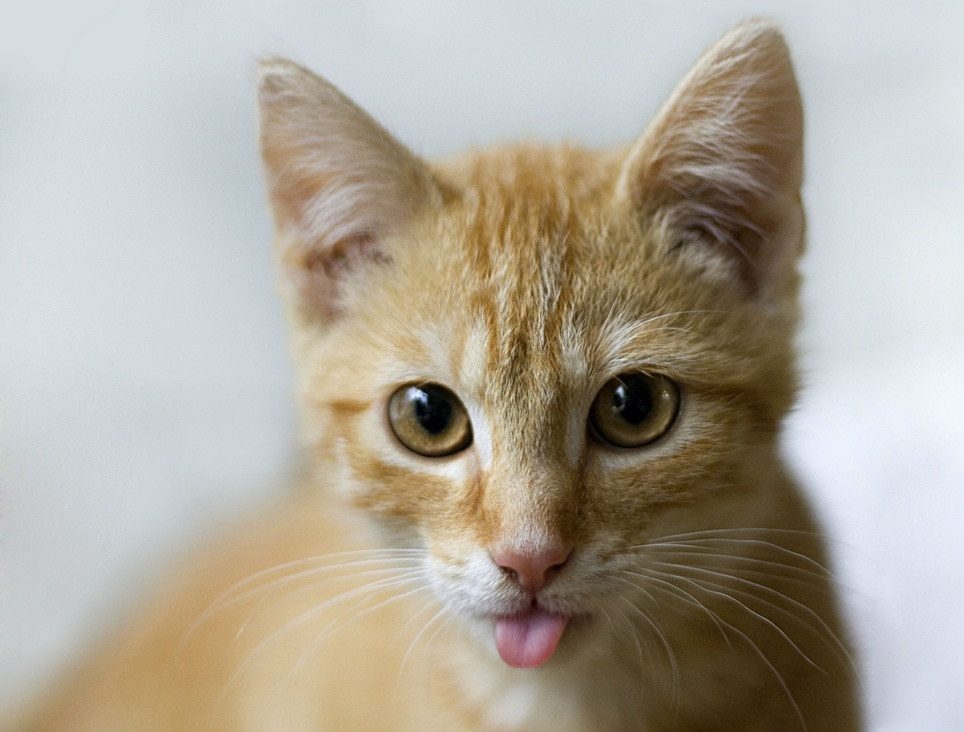
#> input picture tests/images/cat.jpg, 964 x 732 px, shrunk from 2891 x 2196 before the run
$ python 3b_palette.py
#> lines starting #> are read from the running program, lines starting #| are printed output that depends on the picture
""" Quick test to see what using a 3-bit colour palette looks like.

"""

from PIL import Image

palette = (
    (0,     0,      0),
    (0,     0,      255),
    (0,     255,    0),
    (0,     255,    255),
    (255,   0,      0),
    (255,   0,      255),
    (255,   255,    0),
    (255,   255,    255)
)

if __name__ == '__main__':

    img1 = Image.open('images/cat.jpg').convert('LA')
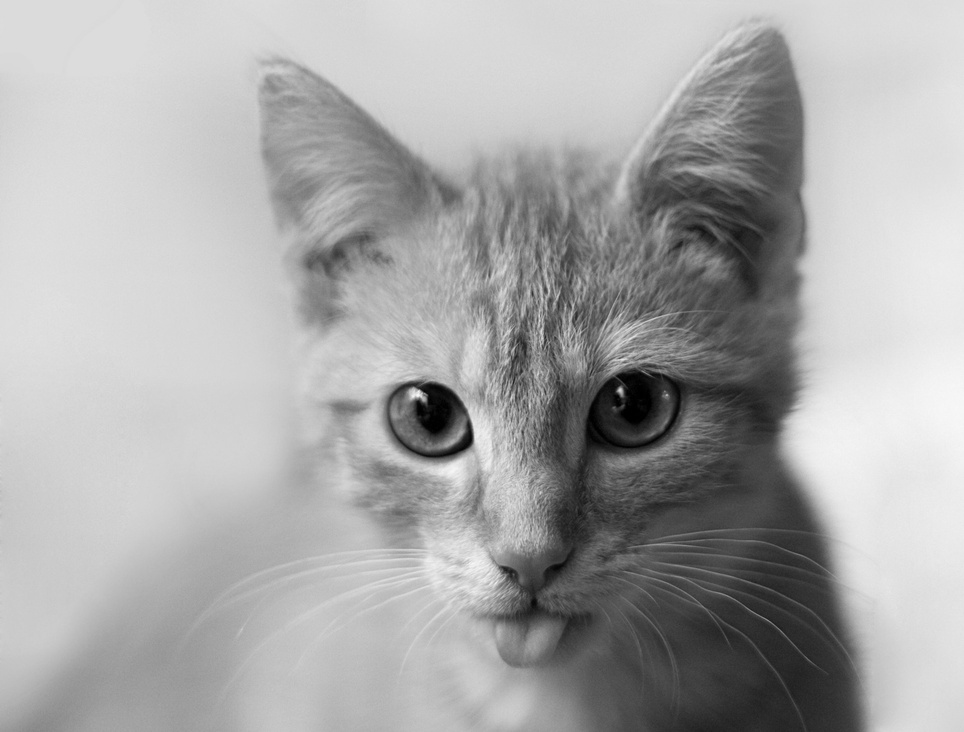
#> img1: PIL image 964x732 LA; mean R, G, B, A 168.9, 168.9, 168.9, 255
    img2 = Image.new('RGB', img1.size)
#> img2: PIL image 964x732 RGB; every value is 0
    for x in range(img1.size[0]):
        for y in range(img1.size[1]):
            val = img1.getpixel((x, y))[0]
            img2.putpixel((x, y), palette[val >> 5])
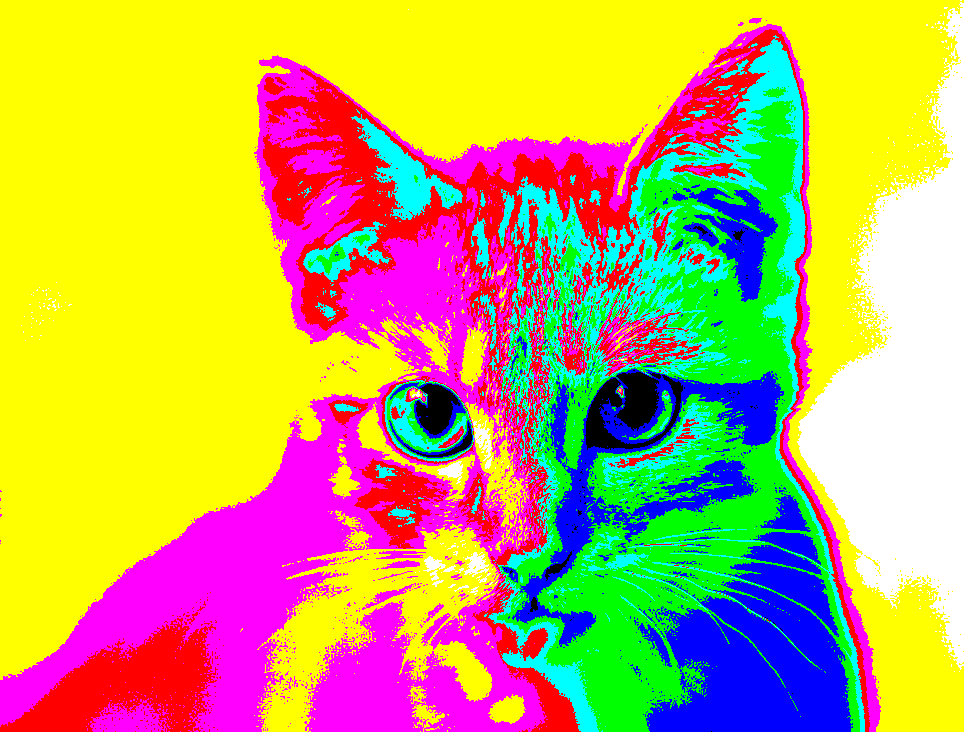
#> img2: PIL image 964x732 RGB; mean R, G, B 193.9, 171.1, 93.9

    img2.show()
